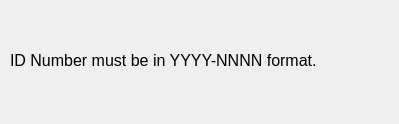
<?xml version="1.0" encoding="UTF-8"?>
<ui version="4.0">
 <class>Dialog</class>
 <widget class="QDialog" name="Dialog">
  <property name="geometry">
   <rect>
    <x>0</x>
    <y>0</y>
    <width>399</width>
    <height>124</height>
   </rect>
  </property>
  <property name="windowTitle">
   <string>Wrong Input Format</string>
  </property>
  <widget class="QLabel" name="label">
   <property name="geometry">
    <rect>
     <x>10</x>
     <y>50</y>
     <width>391</width>
     <height>20</height>
    </rect>
   </property>
   <property name="font">
    <font>
     <pointsize>12</pointsize>
    </font>
   </property>
   <property name="text">
    <string>ID Number must be in YYYY-NNNN format.</string>
   </property>
  </widget>
 </widget>
 <resources/>
 <connections/>
</ui>
